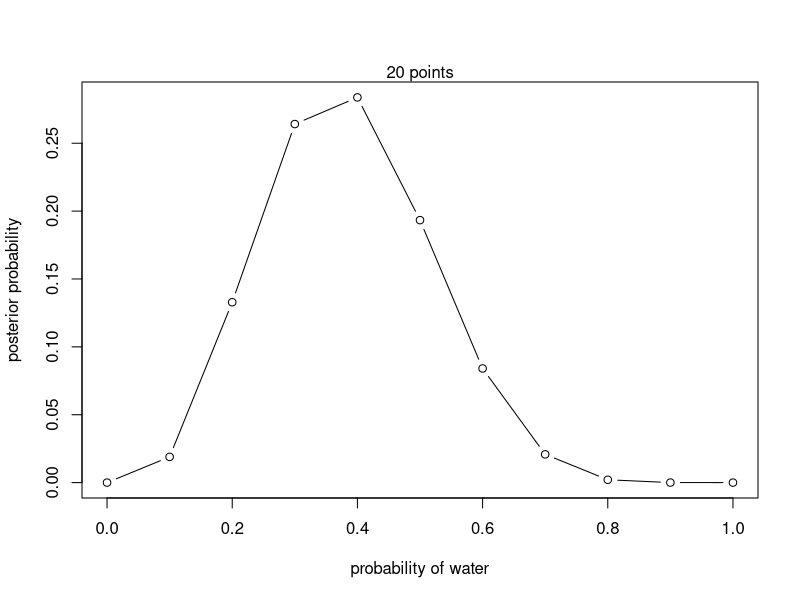
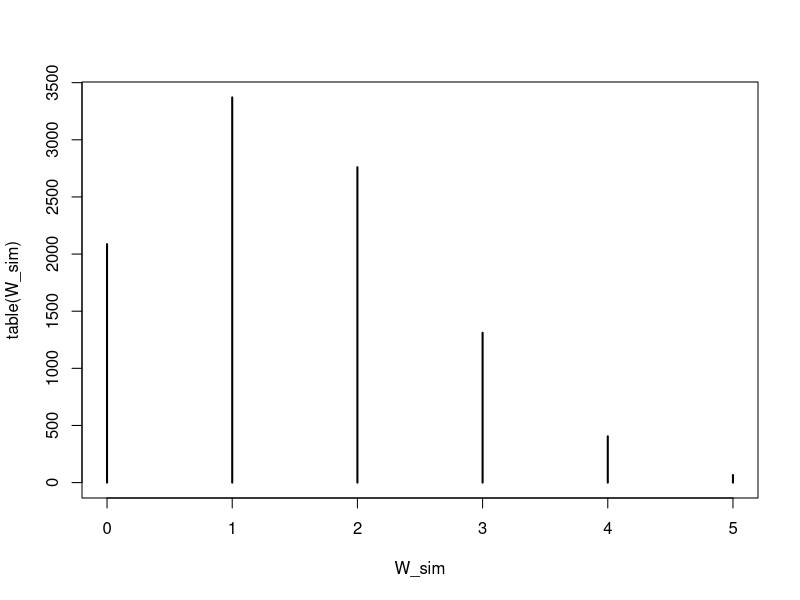

Here is the R script that generated these plots, in order:

#1. globe tossing data = 4 water and 11 land
#Construct posterior distribution

## from the book
# define grid
p_grid <- seq( from=0 , to=1 , length.out=11 )
# define prior
prior <- rep( 1 , 11 )
# compute likelihood at each value in grid
likelihood <- dbinom( 4 , size=11 , prob=p_grid )
# compute product of likelihood and prior
unstd.posterior <- likelihood * prior
# standardize the posterior, so it sums to 1
posterior <- unstd.posterior / sum(unstd.posterior)


plot( p_grid , posterior , type="b" ,
      xlab="probability of water" , ylab="posterior probability" )
mtext( "20 points" )


##via beta distribution
compute_posterior = function (W, L, poss = c(0,0.25,.5,.75,1)){
  ways = sapply(poss, function(q) q^W * (1-q)^L)
  post = ways/sum(ways)
  data.frame(poss, ways, post = round(post,3))
  
}
compute_posterior(4,11,poss = seq(from =0, to=1, len =11))


#2. compute the posterior predictive distribution for the next 5 tosses


p_samples = rbeta(1e4, 4+1, 11+1)
W_sim = rbinom(1e4, size = 5, p = p_samples)
plot(table(W_sim))

#3. use 2 to caluclate prob of 3 or more water in next 5 tosses
sum(W_sim>=3)/ 1e4

                  